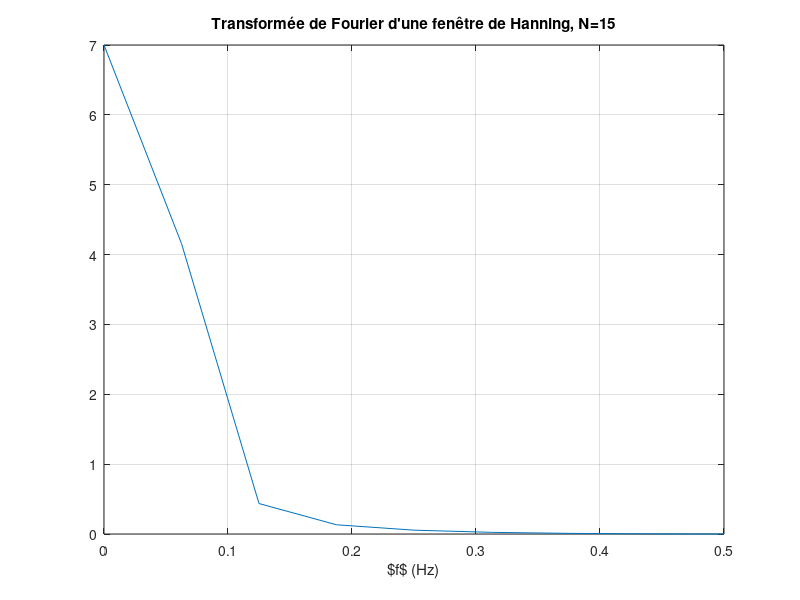

Recreate this plot in MATLAB.
N = 15;
s = hanning(N);

fig = figure('Position', [0,0,500,200]);

%subplot(211);
%plot(s);
%title(['Fenêtre de Hanning N=' num2str(N)]);
%grid on;
%subplot(212);
NFFT = 2^nextpow2(N); % on calcule la taille 
% de l'échantillon pour faire du 0-pading
y = fft(s,NFFT);%/N;
y = abs(y(1:NFFT/2+1));
f = [0:NFFT/2]/NFFT;
plot(f,y);
grid on;
title(["Transformée de Fourier d'une fenêtre de Hanning, N=" num2str(N)]);
xlabel('$f$ (Hz)');

print fig '../images/hanning_tfd.tex' -dtikz -color '-S500,200';